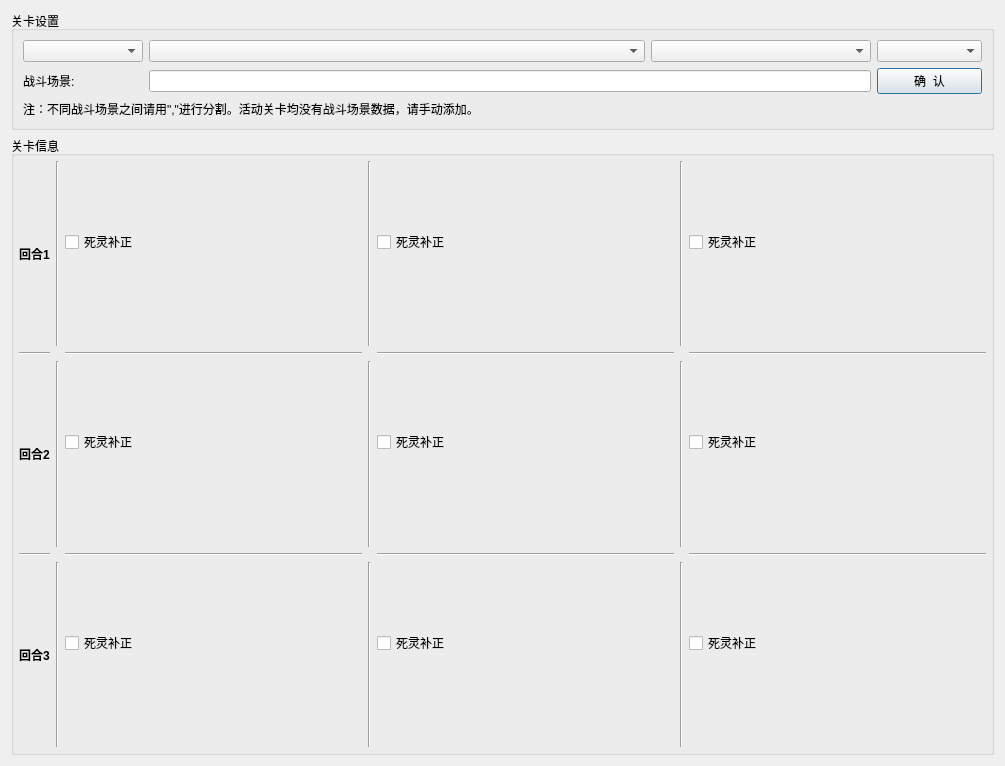
<?xml version="1.0" encoding="UTF-8"?>
<ui version="4.0">
 <class>Dialog</class>
 <widget class="QDialog" name="Dialog">
  <property name="geometry">
   <rect>
    <x>0</x>
    <y>0</y>
    <width>1005</width>
    <height>766</height>
   </rect>
  </property>
  <property name="windowTitle">
   <string>选择关卡</string>
  </property>
  <layout class="QVBoxLayout" name="verticalLayout">
   <item>
    <widget class="QGroupBox" name="groupBox">
     <property name="title">
      <string>关卡设置</string>
     </property>
     <layout class="QVBoxLayout" name="verticalLayout_2">
      <item>
       <layout class="QHBoxLayout" name="horizontalLayout_13">
        <item>
         <widget class="QComboBox" name="box_choose_event">
          <property name="sizePolicy">
           <sizepolicy hsizetype="Minimum" vsizetype="Fixed">
            <horstretch>0</horstretch>
            <verstretch>0</verstretch>
           </sizepolicy>
          </property>
          <property name="minimumSize">
           <size>
            <width>120</width>
            <height>0</height>
           </size>
          </property>
          <property name="maximumSize">
           <size>
            <width>120</width>
            <height>16777215</height>
           </size>
          </property>
         </widget>
        </item>
        <item>
         <widget class="QComboBox" name="box_choose_section">
          <property name="sizePolicy">
           <sizepolicy hsizetype="Expanding" vsizetype="Fixed">
            <horstretch>0</horstretch>
            <verstretch>0</verstretch>
           </sizepolicy>
          </property>
          <property name="maximumSize">
           <size>
            <width>16777215</width>
            <height>16777215</height>
           </size>
          </property>
          <property name="maxVisibleItems">
           <number>20</number>
          </property>
         </widget>
        </item>
        <item>
         <widget class="QComboBox" name="box_choose_level">
          <property name="sizePolicy">
           <sizepolicy hsizetype="Preferred" vsizetype="Fixed">
            <horstretch>0</horstretch>
            <verstretch>0</verstretch>
           </sizepolicy>
          </property>
          <property name="minimumSize">
           <size>
            <width>220</width>
            <height>0</height>
           </size>
          </property>
          <property name="maxVisibleItems">
           <number>20</number>
          </property>
         </widget>
        </item>
        <item>
         <widget class="QComboBox" name="box_choose_level_sub">
          <property name="sizePolicy">
           <sizepolicy hsizetype="Minimum" vsizetype="Fixed">
            <horstretch>0</horstretch>
            <verstretch>0</verstretch>
           </sizepolicy>
          </property>
          <property name="minimumSize">
           <size>
            <width>105</width>
            <height>0</height>
           </size>
          </property>
          <property name="maxVisibleItems">
           <number>20</number>
          </property>
         </widget>
        </item>
       </layout>
      </item>
      <item>
       <layout class="QHBoxLayout" name="horizontalLayout_11">
        <item>
         <widget class="QLabel" name="label_3">
          <property name="sizePolicy">
           <sizepolicy hsizetype="Fixed" vsizetype="Preferred">
            <horstretch>0</horstretch>
            <verstretch>0</verstretch>
           </sizepolicy>
          </property>
          <property name="minimumSize">
           <size>
            <width>120</width>
            <height>0</height>
           </size>
          </property>
          <property name="maximumSize">
           <size>
            <width>120</width>
            <height>16777215</height>
           </size>
          </property>
          <property name="text">
           <string>战斗场景:</string>
          </property>
          <property name="alignment">
           <set>Qt::AlignLeading|Qt::AlignLeft|Qt::AlignVCenter</set>
          </property>
         </widget>
        </item>
        <item>
         <widget class="QLineEdit" name="line_battle_ground"/>
        </item>
        <item>
         <widget class="QPushButton" name="btn_confirm">
          <property name="sizePolicy">
           <sizepolicy hsizetype="Fixed" vsizetype="Fixed">
            <horstretch>0</horstretch>
            <verstretch>0</verstretch>
           </sizepolicy>
          </property>
          <property name="minimumSize">
           <size>
            <width>105</width>
            <height>0</height>
           </size>
          </property>
          <property name="text">
           <string>确  认</string>
          </property>
         </widget>
        </item>
       </layout>
      </item>
      <item>
       <layout class="QHBoxLayout" name="horizontalLayout">
        <item>
         <widget class="QLabel" name="label_2">
          <property name="text">
           <string>注：不同战斗场景之间请用&quot;,&quot;进行分割。活动关卡均没有战斗场景数据，请手动添加。</string>
          </property>
         </widget>
        </item>
       </layout>
      </item>
     </layout>
    </widget>
   </item>
   <item>
    <widget class="QGroupBox" name="groupBox_2">
     <property name="title">
      <string>关卡信息</string>
     </property>
     <layout class="QVBoxLayout" name="verticalLayout_10">
      <property name="leftMargin">
       <number>5</number>
      </property>
      <property name="topMargin">
       <number>5</number>
      </property>
      <property name="rightMargin">
       <number>5</number>
      </property>
      <property name="bottomMargin">
       <number>5</number>
      </property>
      <item>
       <layout class="QGridLayout" name="gridLayout">
        <item row="5" column="3">
         <widget class="Line" name="line_4">
          <property name="orientation">
           <enum>Qt::Vertical</enum>
          </property>
         </widget>
        </item>
        <item row="5" column="1">
         <widget class="Line" name="line_9">
          <property name="orientation">
           <enum>Qt::Vertical</enum>
          </property>
         </widget>
        </item>
        <item row="3" column="0">
         <widget class="QLabel" name="label_12">
          <property name="maximumSize">
           <size>
            <width>100</width>
            <height>16777215</height>
           </size>
          </property>
          <property name="font">
           <font>
            <weight>75</weight>
            <bold>true</bold>
           </font>
          </property>
          <property name="text">
           <string>回合2</string>
          </property>
         </widget>
        </item>
        <item row="1" column="5">
         <widget class="Line" name="line_5">
          <property name="orientation">
           <enum>Qt::Vertical</enum>
          </property>
         </widget>
        </item>
        <item row="3" column="5">
         <widget class="Line" name="line_6">
          <property name="orientation">
           <enum>Qt::Vertical</enum>
          </property>
         </widget>
        </item>
        <item row="5" column="0">
         <widget class="QLabel" name="label_11">
          <property name="maximumSize">
           <size>
            <width>100</width>
            <height>16777215</height>
           </size>
          </property>
          <property name="font">
           <font>
            <weight>75</weight>
            <bold>true</bold>
           </font>
          </property>
          <property name="text">
           <string>回合3</string>
          </property>
         </widget>
        </item>
        <item row="5" column="5">
         <widget class="Line" name="line_7">
          <property name="orientation">
           <enum>Qt::Vertical</enum>
          </property>
         </widget>
        </item>
        <item row="1" column="0">
         <widget class="QLabel" name="label_10">
          <property name="maximumSize">
           <size>
            <width>100</width>
            <height>16777215</height>
           </size>
          </property>
          <property name="font">
           <font>
            <weight>75</weight>
            <bold>true</bold>
           </font>
          </property>
          <property name="text">
           <string>回合1</string>
          </property>
         </widget>
        </item>
        <item row="3" column="1">
         <widget class="Line" name="line_10">
          <property name="orientation">
           <enum>Qt::Vertical</enum>
          </property>
         </widget>
        </item>
        <item row="1" column="3">
         <widget class="Line" name="line_2">
          <property name="frameShadow">
           <enum>QFrame::Sunken</enum>
          </property>
          <property name="lineWidth">
           <number>1</number>
          </property>
          <property name="orientation">
           <enum>Qt::Vertical</enum>
          </property>
         </widget>
        </item>
        <item row="3" column="3">
         <widget class="Line" name="line_3">
          <property name="orientation">
           <enum>Qt::Vertical</enum>
          </property>
         </widget>
        </item>
        <item row="1" column="2">
         <layout class="QVBoxLayout" name="verticalLayout_3">
          <item>
           <layout class="QHBoxLayout" name="horizontalLayout_2">
            <item>
             <widget class="QLabel" name="pic_round1_enemy3">
              <property name="minimumSize">
               <size>
                <width>63</width>
                <height>63</height>
               </size>
              </property>
              <property name="maximumSize">
               <size>
                <width>63</width>
                <height>63</height>
               </size>
              </property>
              <property name="text">
               <string/>
              </property>
             </widget>
            </item>
           </layout>
          </item>
          <item>
           <widget class="QCheckBox" name="round1_enemy3_np_type">
            <property name="text">
             <string>死灵补正</string>
            </property>
           </widget>
          </item>
          <item>
           <widget class="QLabel" name="label_round1_enemy3">
            <property name="sizePolicy">
             <sizepolicy hsizetype="Expanding" vsizetype="Expanding">
              <horstretch>0</horstretch>
              <verstretch>0</verstretch>
             </sizepolicy>
            </property>
            <property name="text">
             <string/>
            </property>
           </widget>
          </item>
         </layout>
        </item>
        <item row="1" column="4">
         <layout class="QVBoxLayout" name="verticalLayout_4">
          <item>
           <layout class="QHBoxLayout" name="horizontalLayout_3">
            <item>
             <widget class="QLabel" name="pic_round1_enemy2">
              <property name="minimumSize">
               <size>
                <width>63</width>
                <height>63</height>
               </size>
              </property>
              <property name="maximumSize">
               <size>
                <width>63</width>
                <height>63</height>
               </size>
              </property>
              <property name="text">
               <string/>
              </property>
             </widget>
            </item>
           </layout>
          </item>
          <item>
           <widget class="QCheckBox" name="round1_enemy2_np_type">
            <property name="text">
             <string>死灵补正</string>
            </property>
           </widget>
          </item>
          <item>
           <widget class="QLabel" name="label_round1_enemy2">
            <property name="sizePolicy">
             <sizepolicy hsizetype="Expanding" vsizetype="Expanding">
              <horstretch>0</horstretch>
              <verstretch>0</verstretch>
             </sizepolicy>
            </property>
            <property name="text">
             <string/>
            </property>
           </widget>
          </item>
         </layout>
        </item>
        <item row="1" column="6">
         <layout class="QVBoxLayout" name="verticalLayout_5">
          <item>
           <layout class="QHBoxLayout" name="horizontalLayout_4">
            <item>
             <widget class="QLabel" name="pic_round1_enemy1">
              <property name="minimumSize">
               <size>
                <width>63</width>
                <height>63</height>
               </size>
              </property>
              <property name="maximumSize">
               <size>
                <width>63</width>
                <height>63</height>
               </size>
              </property>
              <property name="text">
               <string/>
              </property>
             </widget>
            </item>
           </layout>
          </item>
          <item>
           <widget class="QCheckBox" name="round1_enemy1_np_type">
            <property name="text">
             <string>死灵补正</string>
            </property>
           </widget>
          </item>
          <item>
           <widget class="QLabel" name="label_round1_enemy1">
            <property name="sizePolicy">
             <sizepolicy hsizetype="Expanding" vsizetype="Expanding">
              <horstretch>0</horstretch>
              <verstretch>0</verstretch>
             </sizepolicy>
            </property>
            <property name="text">
             <string/>
            </property>
           </widget>
          </item>
         </layout>
        </item>
        <item row="3" column="2">
         <layout class="QVBoxLayout" name="verticalLayout_6">
          <item>
           <layout class="QHBoxLayout" name="horizontalLayout_5">
            <item>
             <widget class="QLabel" name="pic_round2_enemy3">
              <property name="minimumSize">
               <size>
                <width>63</width>
                <height>63</height>
               </size>
              </property>
              <property name="maximumSize">
               <size>
                <width>63</width>
                <height>63</height>
               </size>
              </property>
              <property name="text">
               <string/>
              </property>
             </widget>
            </item>
           </layout>
          </item>
          <item>
           <widget class="QCheckBox" name="round2_enemy3_np_type">
            <property name="text">
             <string>死灵补正</string>
            </property>
           </widget>
          </item>
          <item>
           <widget class="QLabel" name="label_round2_enemy3">
            <property name="sizePolicy">
             <sizepolicy hsizetype="Expanding" vsizetype="Expanding">
              <horstretch>0</horstretch>
              <verstretch>0</verstretch>
             </sizepolicy>
            </property>
            <property name="text">
             <string/>
            </property>
           </widget>
          </item>
         </layout>
        </item>
        <item row="3" column="4">
         <layout class="QVBoxLayout" name="verticalLayout_7">
          <item>
           <layout class="QHBoxLayout" name="horizontalLayout_6">
            <item>
             <widget class="QLabel" name="pic_round2_enemy2">
              <property name="minimumSize">
               <size>
                <width>63</width>
                <height>63</height>
               </size>
              </property>
              <property name="maximumSize">
               <size>
                <width>63</width>
                <height>63</height>
               </size>
              </property>
              <property name="text">
               <string/>
              </property>
             </widget>
            </item>
           </layout>
          </item>
          <item>
           <widget class="QCheckBox" name="round2_enemy2_np_type">
            <property name="text">
             <string>死灵补正</string>
            </property>
           </widget>
          </item>
          <item>
           <widget class="QLabel" name="label_round2_enemy2">
            <property name="sizePolicy">
             <sizepolicy hsizetype="Expanding" vsizetype="Expanding">
              <horstretch>0</horstretch>
              <verstretch>0</verstretch>
             </sizepolicy>
            </property>
            <property name="text">
             <string/>
            </property>
           </widget>
          </item>
         </layout>
        </item>
        <item row="3" column="6">
         <layout class="QVBoxLayout" name="verticalLayout_8">
          <item>
           <layout class="QHBoxLayout" name="horizontalLayout_7">
            <item>
             <widget class="QLabel" name="pic_round2_enemy1">
              <property name="minimumSize">
               <size>
                <width>63</width>
                <height>63</height>
               </size>
              </property>
              <property name="maximumSize">
               <size>
                <width>63</width>
                <height>63</height>
               </size>
              </property>
              <property name="text">
               <string/>
              </property>
             </widget>
            </item>
           </layout>
          </item>
          <item>
           <widget class="QCheckBox" name="round2_enemy1_np_type">
            <property name="text">
             <string>死灵补正</string>
            </property>
           </widget>
          </item>
          <item>
           <widget class="QLabel" name="label_round2_enemy1">
            <property name="sizePolicy">
             <sizepolicy hsizetype="Expanding" vsizetype="Expanding">
              <horstretch>0</horstretch>
              <verstretch>0</verstretch>
             </sizepolicy>
            </property>
            <property name="text">
             <string/>
            </property>
           </widget>
          </item>
         </layout>
        </item>
        <item row="5" column="2">
         <layout class="QVBoxLayout" name="verticalLayout_9">
          <item>
           <layout class="QHBoxLayout" name="horizontalLayout_8">
            <item>
             <widget class="QLabel" name="pic_round3_enemy3">
              <property name="minimumSize">
               <size>
                <width>63</width>
                <height>63</height>
               </size>
              </property>
              <property name="maximumSize">
               <size>
                <width>63</width>
                <height>63</height>
               </size>
              </property>
              <property name="text">
               <string/>
              </property>
             </widget>
            </item>
           </layout>
          </item>
          <item>
           <widget class="QCheckBox" name="round3_enemy3_np_type">
            <property name="text">
             <string>死灵补正</string>
            </property>
           </widget>
          </item>
          <item>
           <widget class="QLabel" name="label_round3_enemy3">
            <property name="sizePolicy">
             <sizepolicy hsizetype="Expanding" vsizetype="Expanding">
              <horstretch>0</horstretch>
              <verstretch>0</verstretch>
             </sizepolicy>
            </property>
            <property name="text">
             <string/>
            </property>
           </widget>
          </item>
         </layout>
        </item>
        <item row="5" column="4">
         <layout class="QVBoxLayout" name="verticalLayout_11">
          <item>
           <layout class="QHBoxLayout" name="horizontalLayout_9">
            <item>
             <widget class="QLabel" name="pic_round3_enemy2">
              <property name="minimumSize">
               <size>
                <width>63</width>
                <height>63</height>
               </size>
              </property>
              <property name="maximumSize">
               <size>
                <width>63</width>
                <height>63</height>
               </size>
              </property>
              <property name="text">
               <string/>
              </property>
             </widget>
            </item>
           </layout>
          </item>
          <item>
           <widget class="QCheckBox" name="round3_enemy2_np_type">
            <property name="text">
             <string>死灵补正</string>
            </property>
           </widget>
          </item>
          <item>
           <widget class="QLabel" name="label_round3_enemy2">
            <property name="sizePolicy">
             <sizepolicy hsizetype="Expanding" vsizetype="Expanding">
              <horstretch>0</horstretch>
              <verstretch>0</verstretch>
             </sizepolicy>
            </property>
            <property name="text">
             <string/>
            </property>
           </widget>
          </item>
         </layout>
        </item>
        <item row="5" column="6">
         <layout class="QVBoxLayout" name="verticalLayout_12">
          <item>
           <layout class="QHBoxLayout" name="horizontalLayout_10">
            <item>
             <widget class="QLabel" name="pic_round3_enemy1">
              <property name="minimumSize">
               <size>
                <width>63</width>
                <height>63</height>
               </size>
              </property>
              <property name="maximumSize">
               <size>
                <width>63</width>
                <height>63</height>
               </size>
              </property>
              <property name="text">
               <string/>
              </property>
             </widget>
            </item>
           </layout>
          </item>
          <item>
           <widget class="QCheckBox" name="round3_enemy1_np_type">
            <property name="text">
             <string>死灵补正</string>
            </property>
           </widget>
          </item>
          <item>
           <widget class="QLabel" name="label_round3_enemy1">
            <property name="sizePolicy">
             <sizepolicy hsizetype="Expanding" vsizetype="Expanding">
              <horstretch>0</horstretch>
              <verstretch>0</verstretch>
             </sizepolicy>
            </property>
            <property name="text">
             <string/>
            </property>
           </widget>
          </item>
         </layout>
        </item>
        <item row="1" column="1">
         <widget class="Line" name="line_11">
          <property name="orientation">
           <enum>Qt::Vertical</enum>
          </property>
         </widget>
        </item>
        <item row="2" column="0">
         <widget class="Line" name="line_8">
          <property name="orientation">
           <enum>Qt::Horizontal</enum>
          </property>
         </widget>
        </item>
        <item row="4" column="0">
         <widget class="Line" name="line_12">
          <property name="orientation">
           <enum>Qt::Horizontal</enum>
          </property>
         </widget>
        </item>
        <item row="2" column="2">
         <widget class="Line" name="line_13">
          <property name="orientation">
           <enum>Qt::Horizontal</enum>
          </property>
         </widget>
        </item>
        <item row="2" column="4">
         <widget class="Line" name="line_14">
          <property name="orientation">
           <enum>Qt::Horizontal</enum>
          </property>
         </widget>
        </item>
        <item row="2" column="6">
         <widget class="Line" name="line_15">
          <property name="orientation">
           <enum>Qt::Horizontal</enum>
          </property>
         </widget>
        </item>
        <item row="4" column="2">
         <widget class="Line" name="line_16">
          <property name="orientation">
           <enum>Qt::Horizontal</enum>
          </property>
         </widget>
        </item>
        <item row="4" column="4">
         <widget class="Line" name="line_17">
          <property name="orientation">
           <enum>Qt::Horizontal</enum>
          </property>
         </widget>
        </item>
        <item row="4" column="6">
         <widget class="Line" name="line_18">
          <property name="orientation">
           <enum>Qt::Horizontal</enum>
          </property>
         </widget>
        </item>
       </layout>
      </item>
     </layout>
    </widget>
   </item>
  </layout>
 </widget>
 <resources/>
 <connections/>
</ui>
